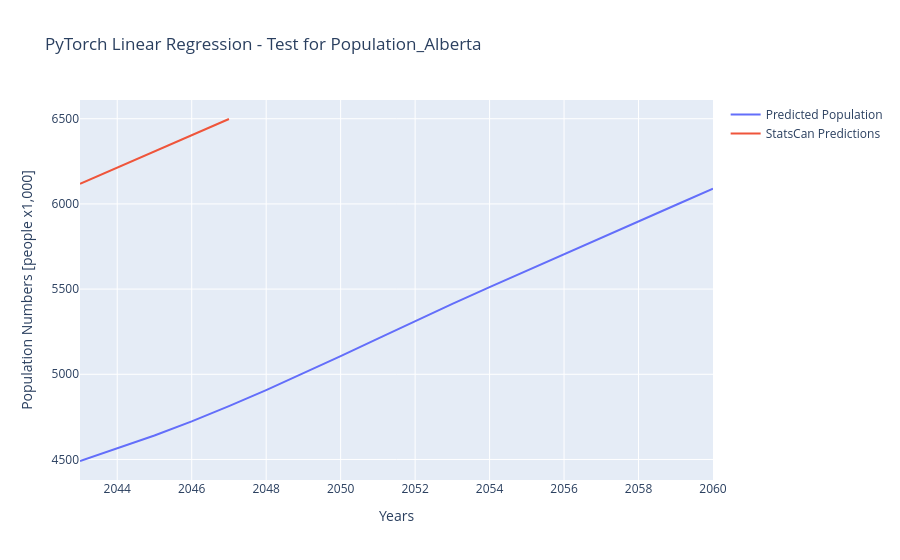

The cell this chart's notebook holds for it:
### Code cell
# View testing results

LR_test_figure = go.Figure()
LR_test_figure.add_trace(go.Scatter(x=test_vector_years, y=test_predictions, mode='lines', name='Predicted Population'))
LR_test_figure.add_trace(go.Scatter(x=test_vector_years, y=testing_set, mode='lines', name='StatsCan Predictions'))
LR_test_figure.update_layout(title=f'PyTorch Linear Regression - Test for {population_target}', xaxis_title='Years', yaxis_title='Population Numbers [people x1,000]')

### Figure 1 — Plotly figure (JSON) as saved in the notebook; plotly's stock layout.template omitted (floating-point values rounded to 4 significant figures)
{"data": [{"mode": "lines", "name": "Predicted Population", "type": "scatter", "x": [2043, 2044, 2045, 2046, 2047, 2048, 2049, 2050, 2051, 2052, 2053, 2054, 2055, 2056, 2057, 2058, 2059, 2060], "y": [4491.0, 4565.0, 4641.0, 4724.0, 4813.0, 4908.0, 5006.0, 5107.0, 5209.0, 5312.0, 5414.0, 5511.0, 5609.0, 5705.0, 5802.0, 5898.0, 5994.0, 6089.0]}, {"mode": "lines", "name": "StatsCan Predictions", "type": "scatter", "x": [2043, 2044, 2045, 2046, 2047, 2048, 2049, 2050, 2051, 2052, 2053, 2054, 2055, 2056, 2057, 2058, 2059, 2060], "y": [6118.0, 6213.0, 6308.0, 6403.0, 6498.0]}], "layout": {"title": {"text": "PyTorch Linear Regression - Test for Population_Alberta"}, "xaxis": {"title": {"text": "Years"}}, "yaxis": {"title": {"text": "Population Numbers [people x1,000]"}}}}
